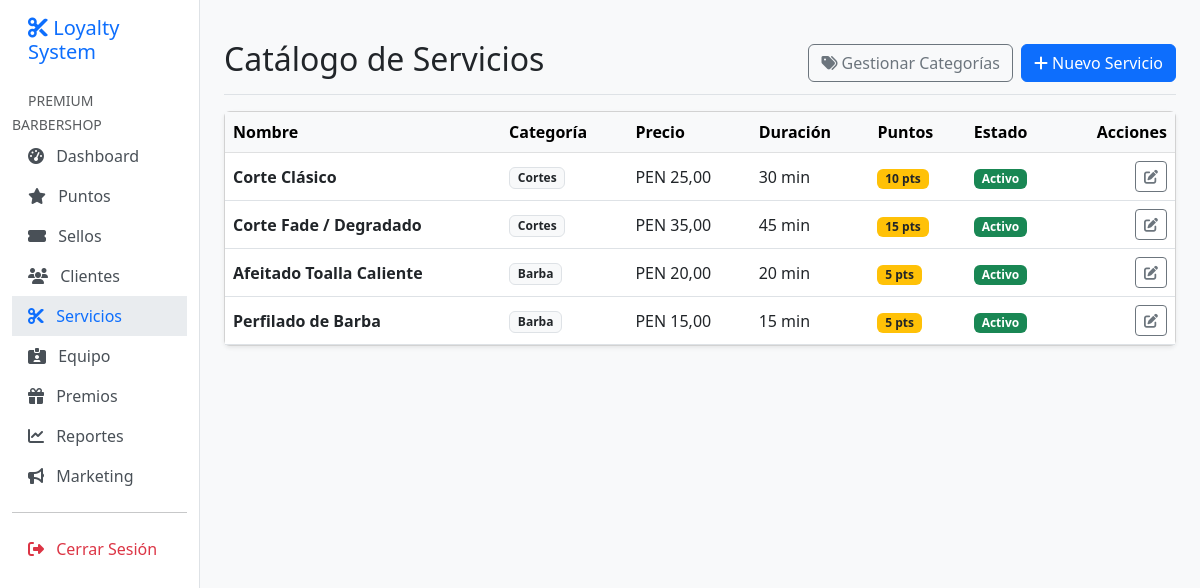
Page /app/services/ (signed in) on the committed database.
### apps/core/models.py (models this page shows, shortened)
class Organization(models.Model):
    name = models.CharField(max_length=255, verbose_name="Nombre del Negocio")
    slug = models.SlugField(max_length=255, unique=True, verbose_name="Slug URL")
    owner = models.ForeignKey(
        settings.AUTH_USER_MODEL,
        on_delete=models.PROTECT,
        related_name='owned_organizations',
        verbose_name="Dueño"
    )
    logo = models.ImageField(upload_to='logos/', null=True, blank=True, verbose_name="Logo")
    primary_color = models.CharField(max_length=7, default='#3B82F6', verbose_name="Color Primario")
    timezone = models.CharField(max_length=50, default='America/Lima', verbose_name="Zona Horaria")
    currency = models.CharField(max_length=3, default='PEN', verbose_name="Moneda")
    is_active = models.BooleanField(default=True, verbose_name="Activo")
    created_at = models.DateTimeField(auto_now_add=True, verbose_name="Creado el")
    updated_at = models.DateTimeField(auto_now=True, verbose_name="Actualizado el")
    class Meta:
        verbose_name = "Organización"
        verbose_name_plural = "Organizaciones"

### apps/users/models.py (models this page shows, shortened)
class User(AbstractUser):
    email = models.EmailField(unique=True, verbose_name="Correo Electrónico")
    is_owner = models.BooleanField(default=False, verbose_name="Es Dueño")
    is_staff_member = models.BooleanField(default=False, verbose_name="Es Trabajador")
    is_customer = models.BooleanField(default=False, verbose_name="Es Cliente")
    organization = models.ForeignKey(
        'core.Organization',
        on_delete=models.CASCADE,
        null=True,
        blank=True,
        related_name='users',
        verbose_name="Organización"
    )
    phone = models.CharField(max_length=20, blank=True, null=True, verbose_name="Teléfono")
    avatar = models.ImageField(upload_to='avatars/', blank=True, null=True, verbose_name="Avatar")
    USERNAME_FIELD = 'email'
    REQUIRED_FIELDS = ['username']
    class Meta:
        verbose_name = "Usuario"
        verbose_name_plural = "Usuarios"

### apps/services/models.py (models this page shows, shortened)
class Service(TenantAwareModel):
    category = models.ForeignKey(ServiceCategory, on_delete=models.SET_NULL, null=True, blank=True, verbose_name="Categoría")
    name = models.CharField(max_length=150, verbose_name="Nombre del Servicio")
    description = models.TextField(blank=True, verbose_name="Descripción")
    price = models.DecimalField(max_digits=10, decimal_places=2, verbose_name="Precio")
    duration_minutes = models.PositiveIntegerField(default=30, verbose_name="Duración (minutos)")
    points_reward = models.PositiveIntegerField(default=0, verbose_name="Puntos a Otorgar", help_text="Puntos que gana el cliente al adquirir este servicio")
    is_active = models.BooleanField(default=True, verbose_name="Activo")
    created_at = models.DateTimeField(auto_now_add=True)
    updated_at = models.DateTimeField(auto_now=True)
    class Meta:
        verbose_name = "Servicio"
        verbose_name_plural = "Servicios"

class ServiceCategory(TenantAwareModel):
    name = models.CharField(max_length=100, verbose_name="Nombre de la Categoría")
    description = models.TextField(blank=True, verbose_name="Descripción")
    class Meta:
        verbose_name = "Categoría de Servicio"
        verbose_name_plural = "Categorías de Servicios"

### apps/services/views.py (the view)
# urls.py: path('', views.service_list, name='service_list'),
@login_required
def service_list(request):
    if not hasattr(request, 'tenant') or not request.tenant:
        return redirect('users:login')
    services = Service.objects.filter(organization=request.tenant).select_related('category')
    categories = ServiceCategory.objects.filter(organization=request.tenant)
    context = {
        'services': services,
        'categories': categories,
        'title': 'Catálogo de Servicios'
    }
    return render(request, 'services/service_list.html', context)

### apps/core/models.py (called while the page is built)
def set_current_tenant(tenant):
    _thread_locals.tenant = tenant

### apps/services/templates/services/service_list.html (shortened to what this page needs)
{% extends 'base.html' %}
{% block content %}
<div class="d-flex justify-content-between flex-wrap flex-md-nowrap align-items-center pt-3 pb-2 mb-3 border-bottom">
    <h1 class="h2">{{ title }}</h1>
    <div class="btn-toolbar mb-2 mb-md-0">
        <a href="{% url 'services:category_list' %}" class="btn btn-outline-secondary me-2">
            <i class="fas fa-tags"></i> Gestionar Categorías
        </a>
        <a href="{% url 'services:service_create' %}" class="btn btn-primary">
            <i class="fas fa-plus"></i> Nuevo Servicio
        </a>
    </div>
</div>
<div class="card shadow-sm">
    <div class="table-responsive">
        <table class="table table-hover align-middle mb-0">
            <thead class="table-light">
                <tr>
                    <th>Nombre</th>
                    <th>Categoría</th>
                    <th>Precio</th>
                    <th>Duración</th>
                    <th>Puntos</th>
                    <th>Estado</th>
                    <th class="text-end">Acciones</th>
                </tr>
            </thead>
            <tbody>
                {% for service in services %}
                <tr>
                    <td class="fw-bold">{{ service.name }}</td>
                    <td><span class="badge bg-light text-dark border">{{ service.category.name|default:"General" }}</span></td>
                    <td>{{ user.organization.currency }} {{ service.price }}</td>
                    <td>{{ service.duration_minutes }} min</td>
                    <td><span class="badge bg-warning text-dark">{{ service.points_reward }} pts</span></td>
                    <td>
                        {% if service.is_active %}
                        <span class="badge bg-success">Activo</span>
                        {% else %}
                        <span class="badge bg-secondary">Inactivo</span>
                        {% endif %}
                    </td>
                    <td class="text-end">
                        <a href="{% url 'services:service_edit' service.pk %}" class="btn btn-sm btn-outline-secondary">
                            <i class="fas fa-edit"></i>
                        </a>
                    </td>
                </tr>
                {% empty %}
                <tr>
                    <td colspan="7" class="text-center py-5 text-muted">
                        No hay servicios registrados.
                    </td>
                </tr>
                {% endfor %}
            </tbody>
        </table>
    </div>
</div>
{% endblock %}

### templates/base.html (shortened to what this page needs)
<!DOCTYPE html>
<html lang="es-pe">
<head>
    <link href="https://cdn.jsdelivr.net/npm/bootstrap@5.3.0/dist/css/bootstrap.min.css" rel="stylesheet">
    <link rel="stylesheet" href="https://cdnjs.cloudflare.com/ajax/libs/font-awesome/6.4.0/css/all.min.css">
</head>
<body>
<div class="container-fluid">
    <div class="row">
        {% if user.is_authenticated %}
        <nav id="sidebar" class="col-md-3 col-lg-2 d-md-block sidebar collapse pt-3">
            <div class="position-sticky">
                <h5 class="px-3 mb-4 text-primary"><i class="fas fa-cut"></i> Loyalty System</h5>
                <ul class="nav flex-column">
                    {% if request.tenant %}
                    <li class="nav-item">
                        <small class="text-muted px-3 text-uppercase">{{ request.tenant.name|default:user.organization.name }}</small>
                    </li>
                    <li class="nav-item">
                        <a class="nav-link {% if request.resolver_match.app_name == 'core' and request.resolver_match.url_name == 'dashboard' %}active{% endif %}" href="{% url 'core:dashboard' %}">
                            <i class="fas fa-tachometer-alt me-2"></i> Dashboard
                        </a>
                    </li>
                    <li class="nav-item">
                        <a class="nav-link {% if 'loyalty' in request.path %}active{% endif %}" href="{% url 'loyalty:transaction_list' %}">
                            <i class="fas fa-star me-2"></i> Puntos
                        </a>
                    </li>
                    <li class="nav-item">
                        <a class="nav-link {% if 'stamps' in request.path %}active{% endif %}" href="{% url 'stamps:card_list' %}">
                            <i class="fas fa-ticket-alt me-2"></i> Sellos
                        </a>
                    </li>
                    <li class="nav-item">
                        <a class="nav-link {% if 'customers' in request.path %}active{% endif %}" href="{% url 'customers:customer_list' %}">
                            <i class="fas fa-users me-2"></i> Clientes
                        </a>
                    </li>
                    <li class="nav-item">
                        <a class="nav-link {% if 'services' in request.path %}active{% endif %}" href="{% url 'services:service_list' %}">
                            <i class="fas fa-cut me-2"></i> Servicios
                        </a>
                    </li>
                    {% if user.is_owner %}
                    <li class="nav-item">
                        <a class="nav-link {% if 'workers' in request.path %}active{% endif %}" href="{% url 'users:worker_list' %}">
                            <i class="fas fa-id-card-alt me-2"></i> Equipo
                        </a>
                    </li>
                    {% endif %}
                    <li class="nav-item">
                        <a class="nav-link {% if 'rewards' in request.path %}active{% endif %}" href="{% url 'rewards:reward_list' %}">
                            <i class="fas fa-gift me-2"></i> Premios
                        </a>
                    </li>
                    <li class="nav-item">
                        <a class="nav-link {% if 'reports' in request.path %}active{% endif %}" href="{% url 'reports:transaction_report' %}">
                            <i class="fas fa-chart-line me-2"></i> Reportes
                        </a>
                    </li>
                    <li class="nav-item">
                        <a class="nav-link {% if 'campaigns' in request.path %}active{% endif %}" href="{% url 'campaigns:campaign_list' %}">
                            <i class="fas fa-bullhorn me-2"></i> Marketing
                        </a>
                    </li>
                    {% endif %}
                    <hr>
                    <li class="nav-item">
                        <form action="{% url 'users:logout' %}" method="post">
                            <button type="submit" class="nav-link border-0 bg-transparent text-danger">
                                <i class="fas fa-sign-out-alt me-2"></i> Cerrar Sesión
                            </button>
                        </form>
                    </li>
                </ul>
            </div>
        </nav>
        {% endif %}
        <main class="{% if user.is_authenticated %}col-md-9 ms-sm-auto col-lg-10 px-md-4{% else %}col-12{% endif %} py-4">
            {% block content %}{% endblock %}
        </main>
    </div>
</div>
</body>
</html>

### templates/base.html (style rules this page uses)
body { background-color: #f8f9fa; }
.sidebar { min-height: 100vh; background-color: #ffffff; border-right: 1px solid #dee2e6; }
.nav-link { color: #495057; font-weight: 500; }
.nav-link.active { color: #0d6efd; background-color: #e9ecef; }

### rows in the picture
Organization: tenant.name "PREMIUM BARBERSHOP"
Service: name "Corte Clásico", category.name "Cortes", price "25,00", duration_minutes "30", points_reward "10", is_active "Activo"
User: organization.currency "PEN"
Service: name "Corte Fade / Degradado", category.name "Cortes", price "35,00", duration_minutes "45", points_reward "15", is_active "Activo"
Service: name "Afeitado Toalla Caliente", category.name "Barba", price "20,00", duration_minutes "20", points_reward "5", is_active "Activo"
Service: name "Perfilado de Barba", category.name "Barba", price "15,00", duration_minutes "15", points_reward "5", is_active "Activo"

### other values in the picture
{{ title }} "Catálogo de Servicios"
